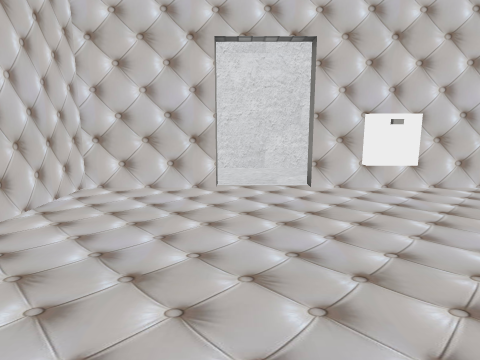
View 1 (above)

18 first-person views from a walk through a Unity game level. The camera is 1.3 m above the floor, tilts 10° down and sees 75° across. Doors are open. The floor is counted in squares, 1 m on a side. Each view is taken from the middle of a square. On the plan, view 1 faces up. The plan holds only what a view shows up to about 14 squares ahead; the rest is blank. Some surface patterns are stand-ins.

View 2
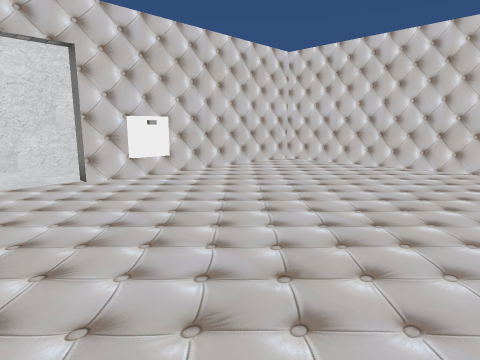

View 3
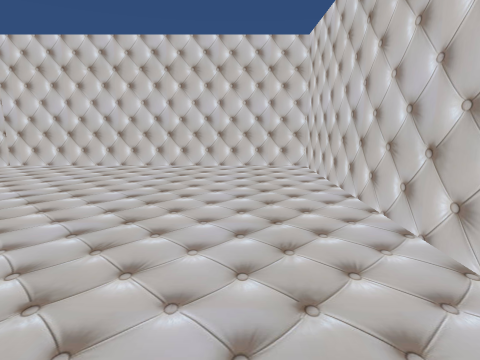

View 4
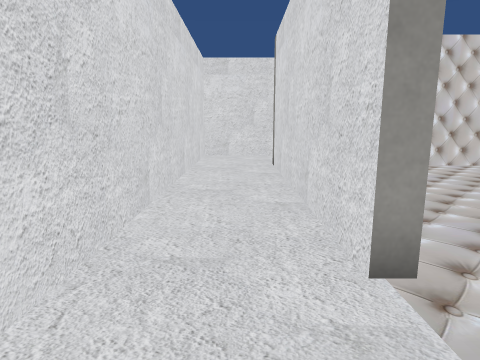

View 5
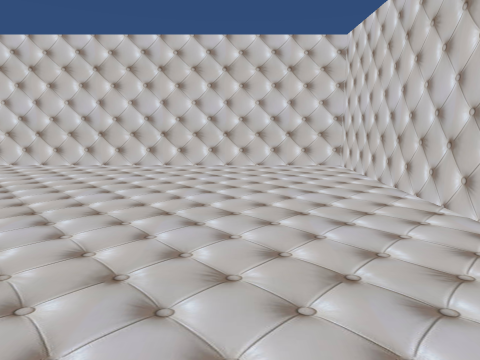

View 6
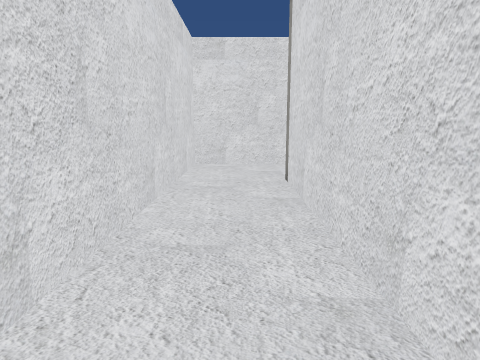

View 7
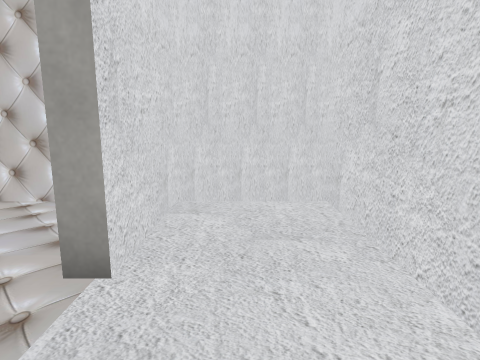

View 8
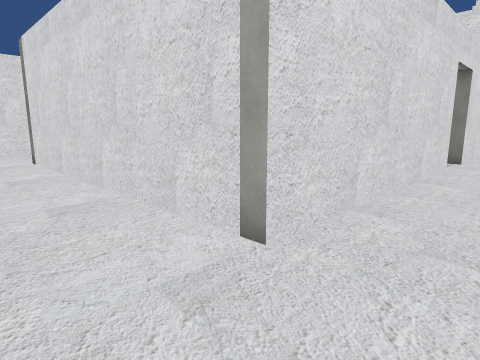

View 9
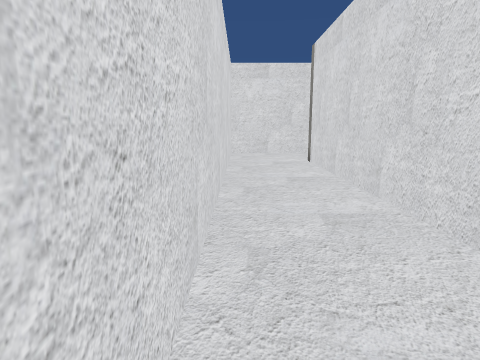

View 10
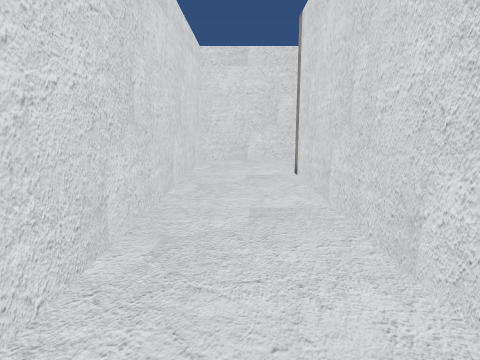

View 11
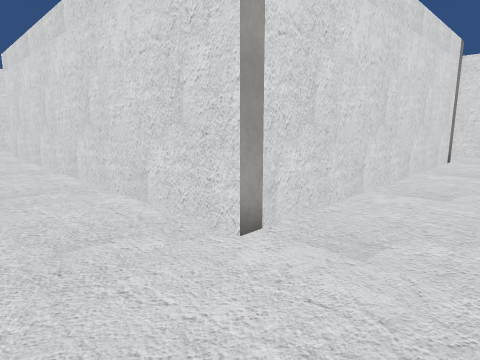

View 12
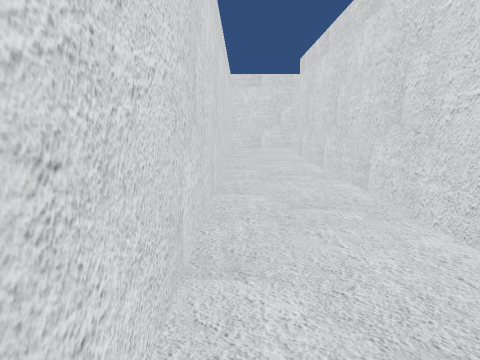

View 13
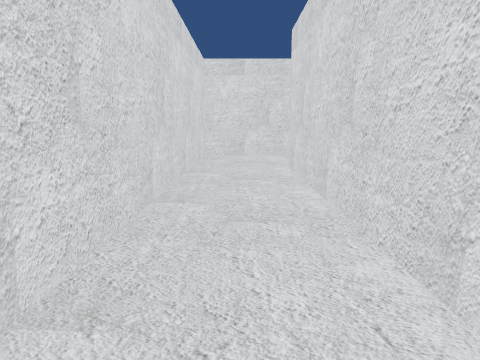

View 14
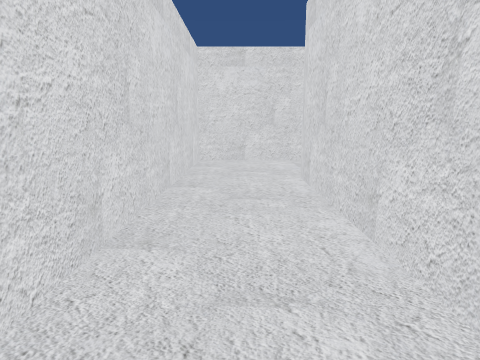

View 15
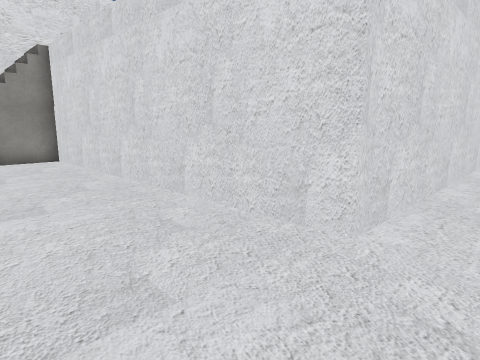

View 16
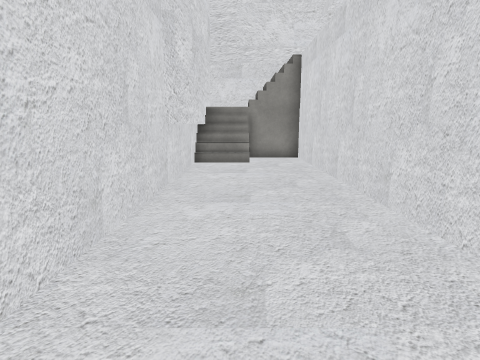

View 17
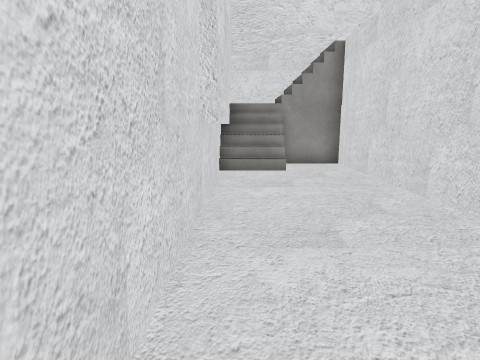

View 18
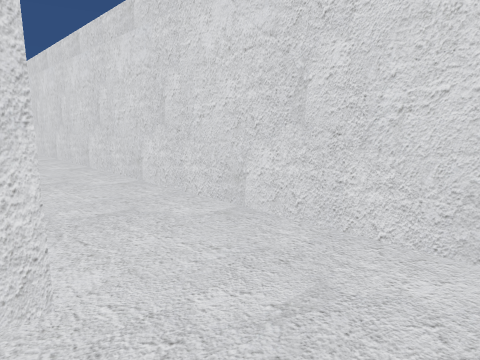

### Floor plan
Ten units are one square. View 1 is at (0, 0); x grows to the right and y downward. Boxes are objects, and circles mark ways between rooms. Rooms are numbered by the first view taken in them; rooms with no view inside come last. Other rooms are left out.
<svg viewBox="-81 -100 210 170">
<path fill="none" stroke="#000" d="M-5 -65 -33 -65 -33 31 91 31 91 -65 15 -65M15 -65 15 -69 95 -69M124 -70 124 -95 -33 -95 -33 -69 -5 -69 -5 -65M89 65 124 65 124 -70M95 -69 95 35M95 35 -36 35M-36 65 89 65M-36 35 -36 -60M-73 -44 -73 -19M-73 -50 -73 -45M-76 -59 -76 65 -36 65M-56 -63 -75 -63M-73 -80 -73 -59M-36 -60 -36 -76 -74 -76"/>
<rect x="25" y="-65" width="10" height="10" fill="#bbb"><title>other object</title></rect>
<circle cx="5" cy="-70" r="3" fill="#2a7"/>
<circle cx="105" cy="-70" r="3" fill="#2a7"/>
<circle cx="90" cy="50" r="3" fill="#2a7"/>
<circle cx="-34" cy="50" r="3" fill="#2a7"/>
<circle cx="-55" cy="-60" r="3" fill="#2a7"/>
<text x="30" y="-20">1</text>
<text x="50" y="-80">2</text>
<text x="110" y="0">3</text>
<text x="30" y="50">4</text>
<text x="-60" y="10">5</text>
<text x="-60" y="-70">6</text>
</svg>
Room 1 opens to room 2. Room 2 opens to room 3. Room 3 opens to room 4. Room 4 opens to room 5. Room 5 opens to room 6.

Where each view was taken, in squares from view 1:
view 1: 0 up, 0 right, facing up
view 2: 1 down, 1 left, facing up-right
view 3: 1 down, 1 left, facing right
view 4: 8 up, 1 left, facing right
view 5: 7 up, 0 right, facing down
view 6: 8 up, 2 right, facing right
view 7: 8 up, 2 right, facing left
view 8: 9 up, 12 right, facing down-left
view 9: 8 up, 12 right, facing down
view 10: 5 up, 11 right, facing down
view 11: 6 down, 12 right, facing up-left
view 12: 6 down, 10 right, facing left
view 13: 5 down, 6 right, facing left
view 14: 5 down, 4 right, facing left
view 15: 5 down, 7 left, facing up-right
view 16: 5 down, 6 left, facing up
view 17: 3 down, 7 left, facing up
view 18: 3 down, 6 left, facing down-right
